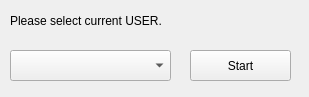
<?xml version="1.0" encoding="UTF-8"?>
<ui version="4.0">
 <class>HelloDialog</class>
 <widget class="QWidget" name="HelloDialog">
  <property name="windowModality">
   <enum>Qt::WindowModal</enum>
  </property>
  <property name="geometry">
   <rect>
    <x>0</x>
    <y>0</y>
    <width>309</width>
    <height>97</height>
   </rect>
  </property>
  <property name="windowTitle">
   <string>Hello nodule_me!</string>
  </property>
  <property name="windowIcon">
   <iconset>
    <normaloff>../nodule_me.ico</normaloff>../nodule_me.ico</iconset>
  </property>
  <widget class="QPushButton" name="buttonStartHello">
   <property name="geometry">
    <rect>
     <x>190</x>
     <y>50</y>
     <width>101</width>
     <height>31</height>
    </rect>
   </property>
   <property name="styleSheet">
    <string notr="true"/>
   </property>
   <property name="text">
    <string>Start</string>
   </property>
  </widget>
  <widget class="QComboBox" name="comboBoxUserHello">
   <property name="geometry">
    <rect>
     <x>10</x>
     <y>50</y>
     <width>161</width>
     <height>31</height>
    </rect>
   </property>
  </widget>
  <widget class="QLabel" name="label">
   <property name="geometry">
    <rect>
     <x>10</x>
     <y>10</y>
     <width>221</width>
     <height>21</height>
    </rect>
   </property>
   <property name="text">
    <string>Please select current USER.</string>
   </property>
  </widget>
 </widget>
 <resources/>
 <connections/>
</ui>
